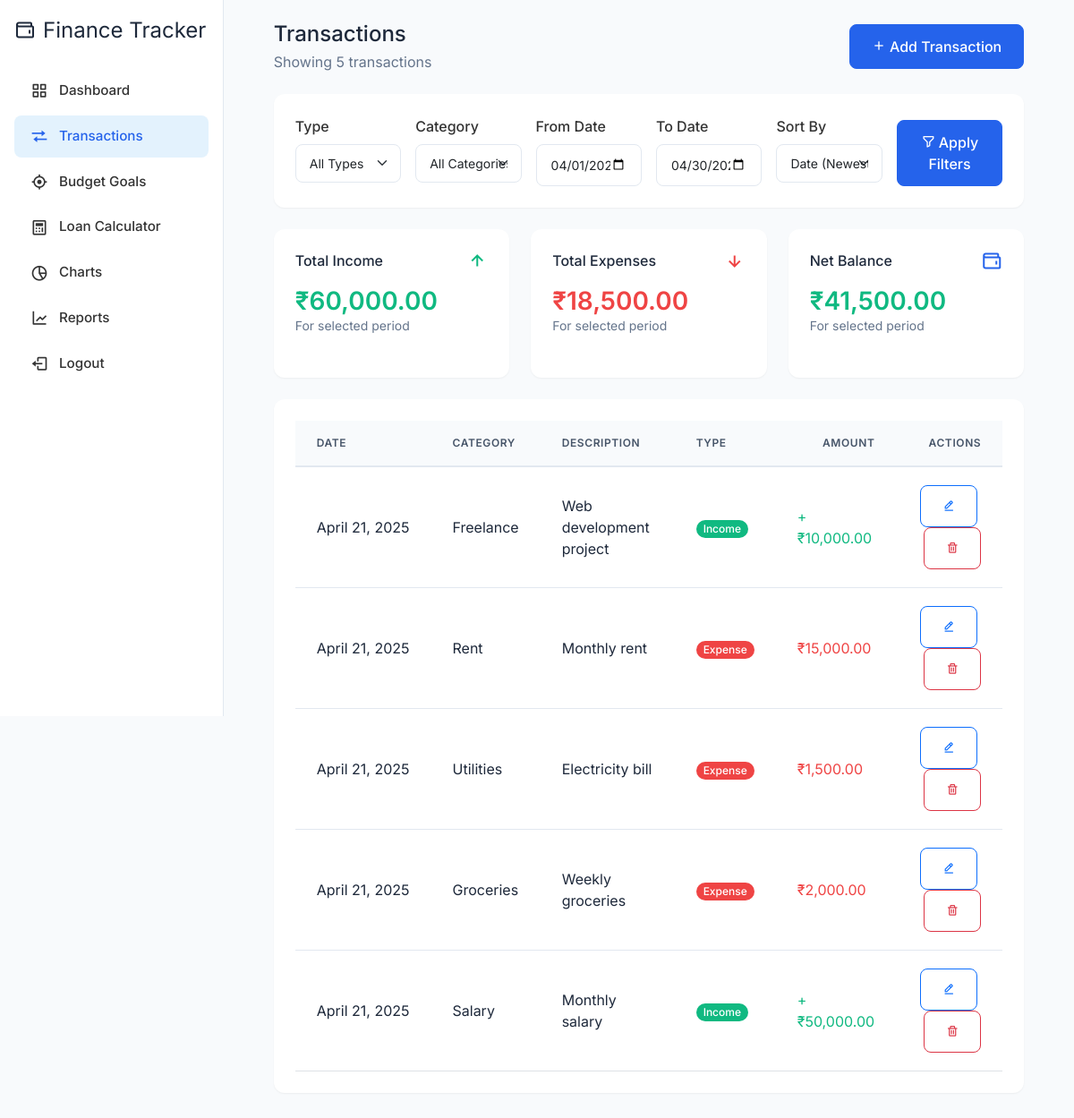
/transactions.php (signed in), run on the app's committed database.
### tables this page shows
CREATE TABLE transactions (
    id INT PRIMARY KEY AUTO_INCREMENT,
    user_id INT NOT NULL,
    type ENUM('income', 'expense') NOT NULL,
    category VARCHAR(50) NOT NULL,
    amount DECIMAL(10,2) NOT NULL,
    description TEXT,
    date DATE NOT NULL,
    created_at TIMESTAMP DEFAULT CURRENT_TIMESTAMP,
    FOREIGN KEY (user_id) REFERENCES users(id)
);

### transactions.php (the view, shortened to what this page needs)
<?php
require_once 'config/database.php';
$user_id = $_SESSION['user_id'];
$type = $_GET['type'] ?? 'all';
$start_date = $_GET['start_date'] ?? date('Y-m-01');
$end_date = $_GET['end_date'] ?? date('Y-m-t');
$sort = $_GET['sort'] ?? 'date_desc';
$sql = "SELECT *, DATE_FORMAT(date, '%M %d, %Y') as formatted_date
        FROM transactions
        WHERE user_id = ?";
$params = [$user_id];
$types = "i";
$sql .= " AND date BETWEEN ? AND ?";
$params[] = $start_date;
$params[] = $end_date;
$types .= "ss";
switch ($sort) {
    case 'date_desc':
    default:
        $sql .= " ORDER BY date DESC, id DESC";
}
$stmt = $conn->prepare($sql);
$stmt->bind_param($types, ...$params);
$stmt->execute();
$result = $stmt->get_result();
$transactions = array();
while ($row = $result->fetch_assoc()) {
    $row['category'] = ucfirst($row['category']);
    $transactions[] = $row;
}
$sql = "SELECT
        SUM(CASE
            WHEN type = 'income' OR (type = 'expense' AND category = 'debt' AND amount < 0) THEN ABS(amount)
            ELSE 0
        END) as total_income,
        SUM(CASE
            WHEN type = 'expense' AND (category != 'debt' OR (category = 'debt' AND amount > 0)) THEN ABS(amount)
            ELSE 0
        END) as total_expenses
        FROM transactions
        WHERE user_id = ?";
$params = [$user_id];
$types = "i";
$sql .= " AND date BETWEEN ? AND ?";
$params[] = $start_date;
$params[] = $end_date;
$types .= "ss";
$stmt = $conn->prepare($sql);
$stmt->bind_param($types, ...$params);
$stmt->execute();
$totals = $stmt->get_result()->fetch_assoc();
$total_income = $totals['total_income'] ?? 0;
$total_expenses = $totals['total_expenses'] ?? 0;
$transaction_count = count($transactions);
?>
<!DOCTYPE html>
<html lang="en">
<head>
    <link href="https://cdn.jsdelivr.net/npm/bootstrap@5.1.3/dist/css/bootstrap.min.css" rel="stylesheet">
    <link rel="stylesheet" href="https://cdn.jsdelivr.net/npm/boxicons@2.0.7/css/boxicons.min.css">
    <link rel="stylesheet" href="assets/css/dashboard.css">
    <link rel="stylesheet" href="assets/css/theme.css">
</head>
<body>
    <div class="d-flex">
        <?php include 'includes/sidebar.php'; ?>
        <div class="main-content">
            <div class="container-fluid py-4">
                <div class="d-flex justify-content-between align-items-center mb-4">
                    <div>
                        <h4 class="mb-1">Transactions</h4>
                        <div class="text-muted">
                            Showing <?php echo $transaction_count; ?> transaction<?php echo $transaction_count !== 1 ? 's' : ''; ?>
                        </div>
                    </div>
                    <a href="add_transaction.php" class="btn btn-primary">
                        <i class='bx bx-plus me-1'></i>Add Transaction
                    </a>
                </div>
                <div class="summary-card mb-4">
                    <form method="GET" class="row g-3">
                        <div class="col-md-2">
                            <label class="form-label">Type</label>
                            <select name="type" class="form-select">
                                <option value="all" <?php echo $type === 'all' ? 'selected' : ''; ?>>All Types</option>
                            </select>
                        </div>
                        <div class="col-md-2">
                            <label class="form-label">Category</label>
                            <select name="category" class="form-select">
                                <option value="all">All Categories</option>
                            </select>
                        </div>
                        <div class="col-md-2">
                            <label class="form-label">From Date</label>
                            <input type="date" name="start_date" class="form-control"
                                   value="<?php echo htmlspecialchars($start_date); ?>">
                        </div>
                        <div class="col-md-2">
                            <label class="form-label">To Date</label>
                            <input type="date" name="end_date" class="form-control"
                                   value="<?php echo htmlspecialchars($end_date); ?>">
                        </div>
                        <div class="col-md-2">
                            <label class="form-label">Sort By</label>
                            <select name="sort" class="form-select">
                                <option value="date_desc" <?php echo $sort === 'date_desc' ? 'selected' : ''; ?>>Date (Newest)</option>
                            </select>
                        </div>
                        <div class="col-md-2 d-flex align-items-end">
                            <button type="submit" class="btn btn-primary w-100">
                                <i class='bx bx-filter-alt me-1'></i>Apply Filters
                            </button>
                        </div>
                    </form>
                </div>
                <div class="row g-4 mb-4">
                    <div class="col-md-4">
                        <div class="summary-card">
                            <div class="d-flex justify-content-between align-items-center mb-3">
                                <h6 class="mb-0">Total Income</h6>
                                <i class='bx bx-up-arrow-alt text-success fs-4'></i>
                            </div>
                            <h3 class="mb-0 text-success">₹<?php echo number_format($total_income, 2); ?></h3>
                            <div class="text-muted small">For selected period</div>
                        </div>
                    </div>
                    <div class="col-md-4">
                        <div class="summary-card">
                            <div class="d-flex justify-content-between align-items-center mb-3">
                                <h6 class="mb-0">Total Expenses</h6>
                                <i class='bx bx-down-arrow-alt text-danger fs-4'></i>
                            </div>
                            <h3 class="mb-0 text-danger">₹<?php echo number_format($total_expenses, 2); ?></h3>
                            <div class="text-muted small">For selected period</div>
                        </div>
                    </div>
                    <div class="col-md-4">
                        <div class="summary-card">
                            <div class="d-flex justify-content-between align-items-center mb-3">
                                <h6 class="mb-0">Net Balance</h6>
                                <i class='bx bx-wallet text-primary fs-4'></i>
                            </div>
                            <h3 class="mb-0 <?php echo ($total_income - $total_expenses) >= 0 ? 'text-success' : 'text-danger'; ?>">
                                ₹<?php echo number_format($total_income - $total_expenses, 2); ?>
                            </h3>
                            <div class="text-muted small">For selected period</div>
                        </div>
                    </div>
                </div>
                <div class="summary-card">
                    <?php if (count($transactions) > 0): ?>
                    <div class="table-responsive">
                        <table class="table table-hover">
                            <thead>
                                <tr>
                                    <th>Date</th>
                                    <th>Category</th>
                                    <th>Description</th>
                                    <th>Type</th>
                                    <th class="text-end">Amount</th>
                                    <th class="text-end">Actions</th>
                                </tr>
                            </thead>
                            <tbody>
                                <?php foreach ($transactions as $transaction): ?>
                                <tr>
                                    <td class="transaction-date"><?php echo $transaction['formatted_date']; ?></td>
                                    <td class="transaction-category"><?php echo $transaction['category']; ?></td>
                                    <td class="transaction-description" style="max-width: 300px; word-wrap: break-word;"><?php echo htmlspecialchars($transaction['description'] ?? ''); ?></td>
                                    <td>
                                        <span class="badge <?php echo $transaction['type'] === 'income' ? 'bg-success' : 'bg-danger'; ?>">
                                            <?php echo ucfirst($transaction['type']); ?>
                                        </span>
                                    </td>
                                    <td class="<?php echo $transaction['type'] === 'expense' ? 'text-danger' : 'text-success'; ?>">
                                        <?php
                                        echo $transaction['type'] === 'income' ? '+' : '';
                                        echo '₹' . number_format(abs($transaction['amount']), 2);
                                        ?>
                                    </td>
                                    <td class="text-end">
                                        <a href="edit_transaction.php?id=<?php echo $transaction['id']; ?>"
                                           class="btn btn-sm btn-outline-primary me-1">
                                            <i class='bx bx-edit-alt'></i>
                                        </a>
                                        <a href="delete_transaction.php?id=<?php echo $transaction['id']; ?>"
                                           class="btn btn-sm btn-outline-danger"
                                           onclick="return confirm('Are you sure you want to delete this transaction?')">
                                            <i class='bx bx-trash'></i>
                                        </a>
                                    </td>
                                </tr>
                                <?php endforeach; ?>
                            </tbody>
                        </table>
                    </div>
                    <?php endif; ?>
                </div>
            </div>
        </div>
    </div>
</body>
</html>

### includes/sidebar.php (shortened to what this page needs)
<?php
$current_page = basename($_SERVER['PHP_SELF']);
?>
<div class="sidebar p-3">
    <div class="d-flex align-items-center mb-4">
        <i class='bx bx-wallet fs-4 me-2'></i>
        <span class="fs-4">Finance Tracker</span>
    </div>
    <ul class="nav flex-column">
        <li class="nav-item">
            <a class="nav-link <?php echo $current_page == 'dashboard.php' ? 'active' : ''; ?>" href="dashboard.php">
                <i class='bx bx-grid-alt'></i>
                <span>Dashboard</span>
            </a>
        </li>
        <li class="nav-item">
            <a class="nav-link <?php echo in_array($current_page, ['transactions.php', 'add_transaction.php', 'edit_transaction.php']) ? 'active' : ''; ?>" href="transactions.php">
                <i class='bx bx-transfer'></i>
                <span>Transactions</span>
            </a>
        </li>
        <li class="nav-item">
            <a class="nav-link <?php echo in_array($current_page, ['budget_goals.php', 'add_budget_goal.php', 'edit_budget_goal.php']) ? 'active' : ''; ?>" href="budget_goals.php">
                <i class='bx bx-target-lock'></i>
                <span>Budget Goals</span>
            </a>
        </li>
        <li class="nav-item">
            <a class="nav-link <?php echo $current_page == 'loan_calculator.php' ? 'active' : ''; ?>" href="loan_calculator.php">
                <i class='bx bx-calculator'></i>
                <span>Loan Calculator</span>
            </a>
        </li>
        <li class="nav-item">
            <a class="nav-link <?php echo $current_page == 'charts.php' ? 'active' : ''; ?>" href="charts.php">
                <i class='bx bx-pie-chart-alt-2'></i>
                <span>Charts</span>
            </a>
        </li>
        <li class="nav-item">
            <a class="nav-link <?php echo $current_page == 'reports.php' ? 'active' : ''; ?>" href="reports.php">
                <i class='bx bx-line-chart'></i>
                <span>Reports</span>
            </a>
        </li>
        <li class="nav-item mt-auto">
            <a class="nav-link" href="logout.php">
                <i class='bx bx-log-out'></i>
                <span>Logout</span>
            </a>
        </li>
    </ul>
</div>

### assets/css/dashboard.css (style rules this page uses)
:root { --primary-color: #2196f3; --success-color: #4caf50; --danger-color: #f44336; --text-dark: #333; --text-light: #666; --bg-light: #f8f9fa; --border-color: #e0e0e0; }
body { font-family: 'Inter', sans-serif; background-color: #f8f9fa; }
.sidebar { width: 250px; height: 100vh; background: white; border-right: 1px solid var(--border-color); position: fixed; left: 0; top: 0; z-index: 1000; }
.sidebar .nav-link { color: var(--text-dark); padding: 0.75rem 1rem; display: flex; align-items: center; border-radius: 8px; margin: 2px 0; transition: all 0.2s ease; font-size: 0.95rem !important; text-decoration: none; }
.sidebar .nav-link span { font-size: inherit !important; font-weight: 500; }
.sidebar .nav-link i { margin-right: 10px; font-size: 1.25rem; width: 24px; text-align: center; display: inline-flex; align-items: center; justify-content: center; }
.sidebar .nav-link.active { background-color: #e3f2fd; color: var(--primary-color) !important; }
.sidebar .nav-link.active i { color: var(--primary-color) !important; }
.sidebar .nav-link.active span { color: var(--primary-color) !important; opacity: 1 !important; visibility: visible !important; }
.main-content { margin-left: 250px; padding: 20px; min-height: 100vh; }
.summary-card { background: white; border-radius: 16px; padding: 24px; box-shadow: 0 2px 12px rgba(0,0,0,0.08); height: 100%; transition: all 0.3s ease; margin-bottom: 24px; }
.form-label { font-weight: 500; margin-bottom: 0.5rem; color: #374151; }
.form-select, .form-control { border-color: #e5e7eb; padding: 0.5rem 1rem; font-size: 0.95rem; }
.form-control, .form-select { border: 1px solid #e2e8f0; border-radius: 8px; padding: 0.625rem 1rem; font-size: 0.875rem; transition: all 0.2s ease; }
.form-label { font-weight: 500; color: #475569; margin-bottom: 0.5rem; }
.table { margin-bottom: 0; }
.table > thead > tr > th { background-color: #f8fafc; color: #475569; font-weight: 600; text-transform: uppercase; font-size: 0.75rem; letter-spacing: 0.05em; padding: 1rem 1.5rem; border-bottom: 2px solid #e2e8f0; }
.table > tbody > tr > td { padding: 1.25rem 1.5rem; color: #1e293b; vertical-align: middle; }
.table > tbody > tr { transition: all 0.2s ease; }
.table > tbody > tr:not(:last-child) > td { border-bottom: 1px solid #e2e8f0; }
.text-success { color: #10b981 !important; }
.text-danger { color: #ef4444 !important; }
.text-success { color: var(--success-color) !important; }
.text-danger { color: var(--danger-color) !important; }
.form-label { font-weight: 500; color: var(--text-dark); }
.form-control, .form-select { border-radius: 8px; padding: 10px 15px; border: 1px solid var(--border-color); }
.summary-card { height: 100%; padding: 1.5rem; background-color: var(--bs-white); border-radius: 12px; box-shadow: 0 1px 3px rgba(0, 0, 0, 0.1); }
.summary-card h3 { font-size: 1.75rem; font-weight: 600; }
.summary-card .small { font-size: 0.875rem; }
.summary-card { animation: fadeIn 0.3s ease-out; }

### transactions.php (style rules this page uses)
.transaction-description { max-width: 300px; word-wrap: break-word; white-space: normal; line-height: 1.5; }
.transaction-date { white-space: nowrap; min-width: 120px; }
.transaction-category { white-space: nowrap; min-width: 100px; }
.main-content { width: calc(100% - 250px); margin-left: 250px; padding: 0; }
.container-fluid { max-width: 1800px; width: 95%; margin: 0 auto; padding: 2rem; }
.summary-card { padding: 1.5rem; }

### data on the page
transactions: formatted_date "April 21, 2025", category "Freelance", description "Web development project", type "Income", amount "10,000.00"
transactions: formatted_date "April 21, 2025", category "Rent", description "Monthly rent", type "Expense", amount "15,000.00"
transactions: formatted_date "April 21, 2025", category "Utilities", description "Electricity bill", type "Expense", amount "1,500.00"
transactions: formatted_date "April 21, 2025", category "Groceries", description "Weekly groceries", type "Expense", amount "2,000.00"
transactions: formatted_date "April 21, 2025", category "Salary", description "Monthly salary", type "Income", amount "50,000.00"

### other printed values
$transaction_count "5"
$total_income "60,000.00"
$total_expenses "18,500.00"
$total_income - $total_expenses "41,500.00"
